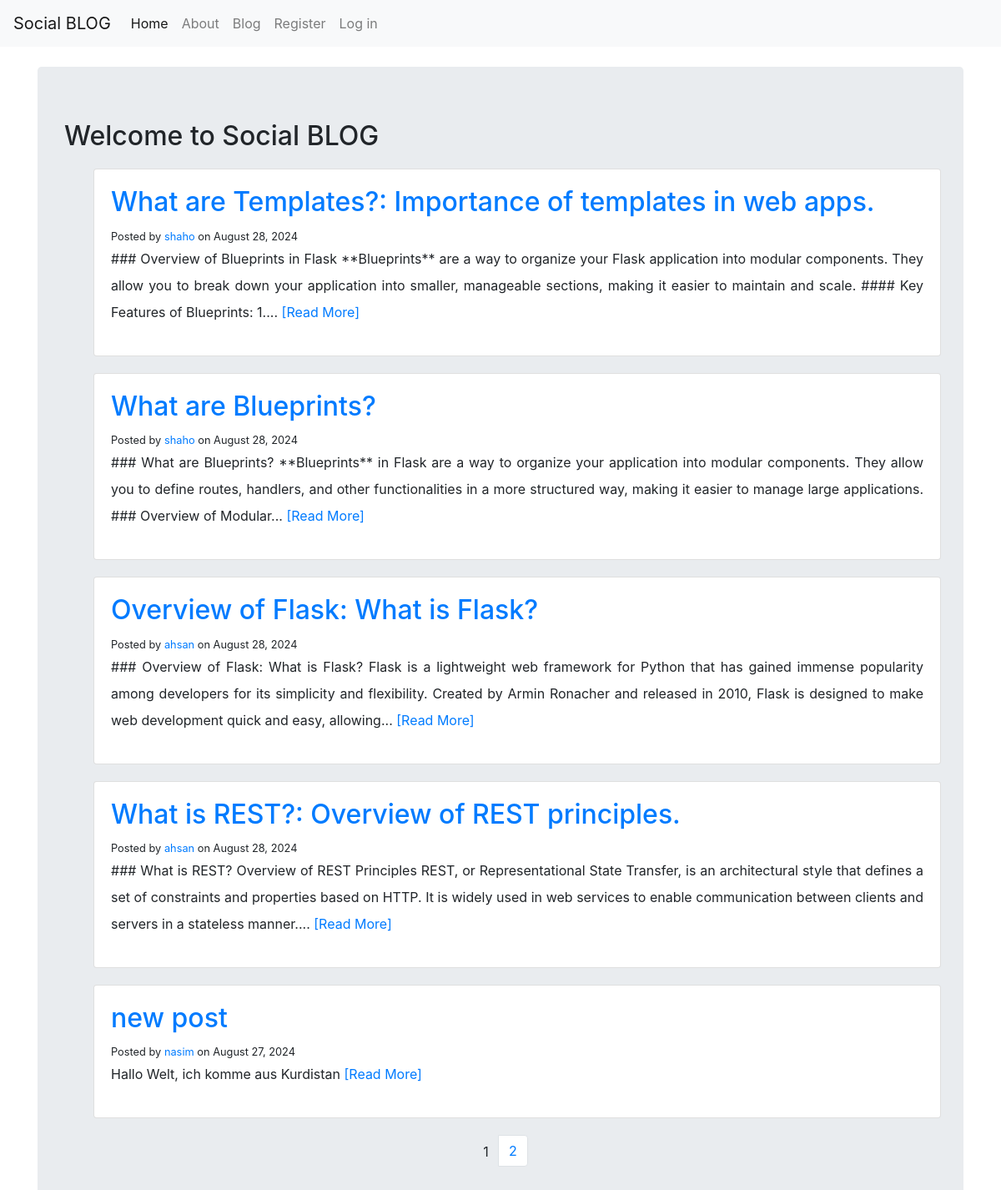
The page / on the database its author committed.
### blog/models.py (models this page shows, shortened)
class BlogPost(db.Model):
    __tablename__ = "posts"
    id = db.Column(db.Integer, primary_key=True)
    date = db.Column(
        db.DateTime, nullable=False, default=datetime.now(timezone.utc)
        )
    title = db.Column(db.String(160), nullable=False)
    text = db.Column(db.Text, nullable=False)
    user_id = db.Column(db.Integer, db.ForeignKey("users.id"), nullable=False)

class User(db.Model, UserMixin):
    __tablename__ = "users"
    id = db.Column(db.Integer, primary_key=True)
    username = db.Column(db.String(120), unique=True, index=True)
    email = db.Column(db.String(120), index=True, unique=True)
    profile_image = db.Column(
        db.String(240), nullable=False,
        default="profile_image.png"
    )
    password_hash = db.Column(db.String(128))
    posts = db.relationship("BlogPost", backref="author", lazy=True)

### blog/core/views.py (the view)
@core.route('/')
def index():
    page = request.args.get('page', 1, type=int)
    blog_posts = BlogPost.query.order_by(
        BlogPost.date.desc()).paginate(page=page, per_page=5)
    print(page)
    return render_template('index.html', blog_posts=blog_posts, page=page)

### blog/templates/index.html (shortened to what this page needs)
{% extends 'base.html' %}
{% block content %}
    <h2>Welcome to Social BLOG</h2>
    <div class="container">
        {% for post in blog_posts.items %}
        <div class="card" style="width: 100%;">
            <div class="card-body">
                <h2><a href="{{url_for('blog_posts.blog_post', blog_post_id=post.id)}}"> {{post.title|e}} </a> </h2>
                <small>Posted by <a href="{{ url_for('users.user_posts', username=post.author.username) }}">{{ post.author.username|e}} </a> on {{ post.date.strftime('%B %d, %Y') }}</small>
                <div>
                    <p>
                        {{ post.text|truncate(300)|e }}
                        <a href="{{url_for('blog_posts.blog_post', blog_post_id=post.id)}}">[Read More]</a>
                    </p>
                </div>
            </div>
        </div>
        {% endfor %}
        <div align="center">
            <nav aria-label="Page navigation">
              <ul class="pagination justify-content-center">
                {% for page_num in blog_posts.iter_pages(right_edge=1, left_edge=1, left_current=1, right_current=1) %}
                        {% if blog_posts.page == page_num %}
                                <li class="page-item disabled">{{page_num}}</li>
                        {% else %}
                        <li class="page-item">
                            <a class="page-link" href="{{ url_for('core.index', page=page_num) }}">{{ page_num }}</a>
                        </li>
                        {% endif %}
                {% endfor %}
              </ul>
            </nav>
        </div>
    </div>
{% endblock %}

### blog/templates/base.html (shortened to what this page needs)
<!doctype html>
<html lang="en">
  <head>
    <link rel="stylesheet" href="{{ url_for('static', filename='styles.css') }}">
    <link rel="stylesheet" href="https://stackpath.bootstrapcdn.com/bootstrap/4.3.1/css/bootstrap.min.css">
</head>
  <body>
    <nav class="navbar navbar-light bg-light navbar-expand-lg bg-body-tertiary">
        <a class="navbar-brand" href="{{url_for('core.index')}}">Social BLOG</a>
        <div class="collapse navbar-collapse" id="collapsibleNavId">
            <ul class="navbar-nav mr-auto mt-2 mt-lg-0" id="navbarNav">
                <li class="nav-item {{ 'active' if request.endpoint == 'core.index' else '' }}" id="home">
                    <a class="nav-link" href="{{ url_for('core.index') }}">Home <span class="sr-only">(current)</span></a>
                </li>
                <li class="nav-item {{ 'active' if request.endpoint == 'core.info' else '' }}" id="about">
                    <a class="nav-link" href="{{ url_for('core.info') }}">About</a>
                </li>
                <li class="nav-item {{ 'active' if request.endpoint == 'core.info' else '' }}" id="about">
                    <a class="nav-link" href="{{ url_for('blog_posts.posts') }}">Blog</a>
                </li>
                {% if current_user.is_authenticated %}
                <li class="nav-item {{ 'active' if request.endpoint == 'core.account' else '' }}" id="account">
                    <a class="nav-link" href="{{url_for('users.account')}}">Profile</a>
                    <li class="nav-item {{ 'active' if request.endpoint == 'core.create_post' else '' }}" id="createPost">
                        <a class="nav-link" href="{{url_for('blog_posts.create_post')}}">Create New Post</a>
                    </li>
                    <li class="nav-item {{ 'active' if request.endpoint == 'core.create_post' else '' }}" id="createPost">
                        <a class="nav-link" href="{{ url_for('users.user_posts', username=current_user.username) }}">My Posts</a>
                    </li>
                    <li class="nav-item {{ 'active' if request.endpoint == 'core.logout' else '' }}" id="logout">
                        <a class="nav-link" href="{{url_for('users.logout')}}">Log out</a>
                    </li>
                {% else %}
                <li class="nav-item {{ 'active' if request.endpoint == 'core.register' else '' }}" id="register">
                    <a class="nav-link" href="{{url_for('users.register')}}">Register</a>
                </li>
                <li class="nav-item {{ 'active' if request.endpoint == 'core.login' else '' }}" id="login">
                    <a class="nav-link" href="{{url_for('users.login')}}">Log in</a>
                </li>
                {% endif %}
            </ul>
        </div>
    </nav>
    <br>
    <div class="container">
        <div class="jumbotron">
            {% block content %}
            {% endblock %}
        </div>
    </div>
</body>
</html>

### blog/static/styles.css (style rules this page uses)
.card { margin: 20px !important; }
p { line-height: 2rem; text-align: justify; }
li.page-item.disabled { padding: .5rem .75rem; }

### rows shown on the page
BlogPost: title "What are Templates?: Importance of templates in web apps.", author.username "shaho", date "August 28, 2024", text "### Overview of Blueprints in Flask **Blueprints** are a way to organize your Flask application into modular components. They allow you to break down your application into smaller, manageable sections, making it easier to maintain and scale. #### Key Features of Blueprints: 1...."
BlogPost: title "What are Blueprints?", author.username "shaho", date "August 28, 2024", text "### What are Blueprints? **Blueprints** in Flask are a way to organize your application into modular components. They allow you to define routes, handlers, and other functionalities in a more structured way, making it easier to manage large applications. ### Overview of Modular..."
BlogPost: title "Overview of Flask: What is Flask?", author.username "ahsan", date "August 28, 2024", text "### Overview of Flask: What is Flask? Flask is a lightweight web framework for Python that has gained immense popularity among developers for its simplicity and flexibility. Created by Armin Ronacher and released in 2010, Flask is designed to make web development quick and easy, allowing..."
BlogPost: title "What is REST?: Overview of REST principles.", author.username "ahsan", date "August 28, 2024", text "### What is REST? Overview of REST Principles REST, or Representational State Transfer, is an architectural style that defines a set of constraints and properties based on HTTP. It is widely used in web services to enable communication between clients and servers in a stateless manner...."
BlogPost: title "new post", author.username "nasim", date "August 27, 2024", text "Hallo Welt, ich komme aus Kurdistan"

### other values the page prints
{{ page_num }} "1"
{{ page_num }} "2"
